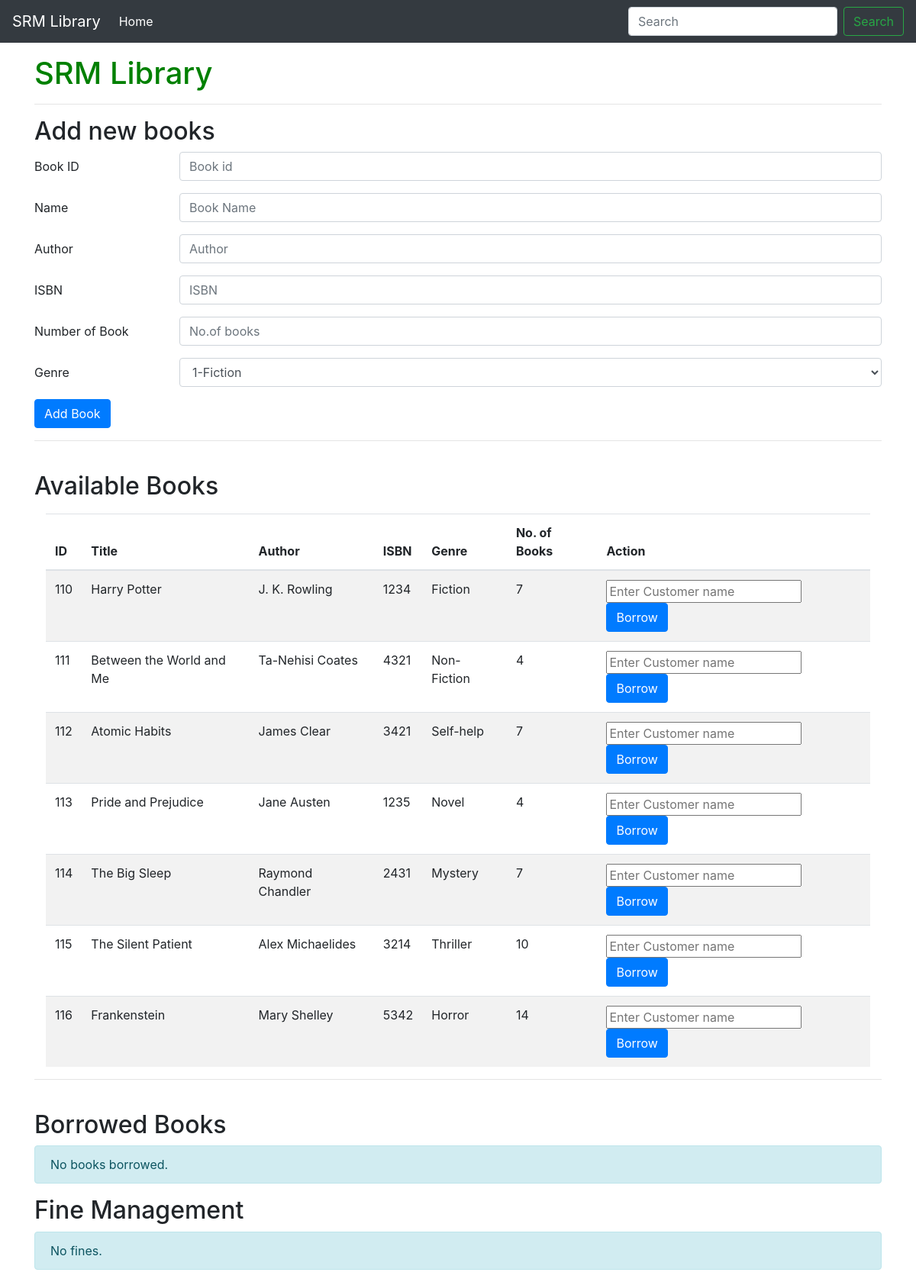
The app's page /script.php (signed in) with its own data.
### tables this page shows
CREATE TABLE `book` (
  `book_id` int(11) NOT NULL,
  `title` varchar(255) DEFAULT NULL,
  `author` varchar(255) DEFAULT NULL,
  `isbn` varchar(255) DEFAULT NULL,
  `genre_id` int(11) DEFAULT NULL,
  `No. of Books` int(11) NOT NULL
);

CREATE TABLE `genre` (
  `genre_id` int(11) NOT NULL,
  `genre_name` varchar(255) DEFAULT NULL
);

### script.php (the view, shortened to what this page needs)
<?php
if (isset($_SESSION['name'])) {
?><!DOCTYPE html>
<html lang="en">
<head>
    <link rel="stylesheet" href="https://stackpath.bootstrapcdn.com/bootstrap/4.3.1/css/bootstrap.min.css"
>
</head>
<body>
    <nav class="navbar navbar-expand-lg navbar-dark bg-dark">
        <a class="navbar-brand" href="#">SRM Library</a>
        <div class="collapse navbar-collapse" id="navbarSupportedContent">
            <ul class="navbar-nav mr-auto">
                <li class="nav-item active">
                    <a class="nav-link" href="#">Home <span class="sr-only">(current)</span></a>
                </li>
            </ul>
            <form class="form-inline my-2 my-lg-0" action="<?php echo htmlspecialchars($_SERVER["PHP_SELF"]); ?>" method="post">
                <input class="form-control mr-sm-2" id="searchTxt" type="search" placeholder="Search" name="search"
                    aria-label="Search">
                <button class="btn btn-outline-success my-2 my-sm-0" type="submit" value="search">Search</button>
            </form>
        </div>
    </nav>
    <div class="container my-3">
        <h1 style="color: green;">SRM Library</h1>
        <hr>
        <h2>Add new books</h2>
        <form id="libraryForm" action="<?php echo htmlspecialchars($_SERVER["PHP_SELF"]); ?>" method="post">
            <div class="form-group row">
                <label for="bookId" class="col-sm-2 col-form-label">Book ID</label>
                <div class="col-sm-10">
                    <input type="text" class="form-control" id="bookId" name="book_id" placeholder="Book id">
                </div>
            </div>
            <div class="form-group row">
                <label for="bookName" class="col-sm-2 col-form-label">Name</label>
                <div class="col-sm-10">
                    <input type="text" class="form-control" id="bookName" name="title" placeholder="Book Name">
                </div>
            </div>
            <div class="form-group row">
                <label for="author" class="col-sm-2 col-form-label">Author</label>
                <div class="col-sm-10">
                    <input type="text" class="form-control" id="author" name="author" placeholder="Author">
                </div>
            </div>
            <div class="form-group row">
                <label for="isbn" class="col-sm-2 col-form-label">ISBN</label>
                <div class="col-sm-10">
                    <input type="text" class="form-control" id="isbn" name="isbn" placeholder="ISBN">
                </div>
            </div>
            <div class="form-group row">
                <label for="isbn" class="col-sm-2 col-form-label">Number of Book</label>
                <div class="col-sm-10">
                    <input type="text" class="form-control" id="number" name="number" placeholder="No.of books">
                </div>
            </div>
            <div class="form-group row">
                <label for="genreId" class="col-sm-2 col-form-label">Genre</label>
                <div class="col-sm-10">
                    <select class="form-control" id="genreId" name="genre_id">
                        <option value="1">1-Fiction</option>
                    </select>
                </div>
            </div>
            <div class="form-group row">
                <div class="col-sm-10">
                    <button type="submit" id="submitBtn" class="btn btn-primary" name="submit">Add Book</button>
                </div>
            </div>
            <hr>
            <br>
        </form>
        <?php
        $employee = $_SESSION['name'];
        $servername = "localhost";
        $username = "root";
        $password = "";
        $database = "library";
        $conn = new mysqli($servername, $username, $password, $database);
        $sql = "SELECT b.*, g.genre_name
        FROM book AS b
        JOIN genre AS g ON b.genre_id = g.genre_id";
        $result = $conn->query($sql);
        echo "<h2>Available Books</h2>";
        if ($result->num_rows > 0) {
            echo "<div class='container mt-3'>";
            echo "<table class='table table-striped'>";
            echo "<thead>";
            echo "<tr>";
            echo "<th scope='col'>ID</th>";
            echo "<th scope='col'>Title</th>";
            echo "<th scope='col'>Author</th>";
            echo "<th scope='col'>ISBN</th>";
            echo "<th scope='col'>Genre</th>";
            echo "<th scope='col'>No. of Books</th>";
            echo "<th scope='col'>Action</th>";
            echo "</tr>";
            echo "</thead>";
            echo "<tbody>";
            while($row = $result->fetch_assoc()) {
                if($row["No. of Books"]>0){
                    echo "<tr>";
                    echo "<td>" . $row["book_id"] . "</td>";
                    echo "<td>" . $row["title"] . "</td>";
                    echo "<td>" . $row["author"] . "</td>";
                    echo "<td>" . $row["isbn"] . "</td>";
                    echo "<td>" . $row["genre_name"] . "</td>";
                    echo "<td>" . $row["No. of Books"] . "</td>";
                    echo "<td>
                    <form action='borrow.php' method='post'>
                        <input type='hidden' name='bookName' value='" . $row["title"] . "'>
                        <input type='hidden' name='author' value='" . $row["author"] . "'>
                        <input type='hidden' name='genreId' value='" . $row["genre_id"] . "'>
                        <input type='hidden' name='number' value='" . $row["No. of Books"] . "'>
                        <input type='hidden' name='returnDate' value='" . date('Y-m-d', strtotime('+7 day')) . "'>
                        <input type='hidden' name='employee' value='" . $employee . "'>
                        <input name='customer' placeholder='Enter Customer name' required>
                        <input type='submit' class='btn btn-primary' value='Borrow'>
                    </form>
                    </td>
                    </tr>";
                }
            }
            echo "</tbody>";
            echo "</table>";
            echo "</div>";
            echo "<hr>";
            echo "<br>";
        } else {
            echo "<div class='alert alert-info' role='alert'>No books available now.</div>";
        }
        $sql = "SELECT b.*, g.genre_name
        FROM borrow AS b
        JOIN genre AS g ON b.genre_id = g.genre_id";
        $result = $conn->query($sql);
        echo "<h2>Borrowed Books</h2>";
        if ($result->num_rows > 0) {
            echo "<div class='container mt-3'>";
            echo "<table class='table table-striped'>";
            echo "<thead>";
            echo "<tr>";
            echo "<th scope='col'>Name</th>";
            echo "<th scope='col'>Author</th>";
            echo "<th scope='col'>Genre</th>";
            echo "<th scope='col'>Borrowed By</th>";
            echo "<th scope='col'>Return Date</th>";
            echo "<th scope='col'>Action</th>";
            echo "</tr>";
            echo "</thead>";
            echo "<tbody>";
            while($row = $result->fetch_assoc()) {
                echo "<tr>
                <td>" . $row["title"] . "</td>
                <td>" . $row["author"] . "</td>
                <td>" . $row["genre_name"] . "</td>
                <td>" . $row["customer"] . "</td>
                <td>" . $row["returnDate"] . "</td>
                <td>
                <form action='return.php' method='post'>
                <input type='hidden' name='bookName' value='" . $row["title"] . "'>
                <input type='hidden' name='customer' value='" . $row["customer"] . "'>
                <input type='submit' class='btn btn-primary' value='Return'>
                </form>
                </td>
                </tr>";
            }
            echo "</tbody>";
            echo "</table>";
            echo "</div>";
            echo "<hr>";
            echo "<br>";
        } else {
            echo "<div class='alert alert-info' role='alert'>No books borrowed.</div>";
        }
        $sql = "SELECT * FROM borrow";
        $result = $conn->query($sql);
        echo "<h2>Fine Management</h2>";
        if ($result->num_rows > 0) {
            echo "<div class='container mt-3'>";
            echo "<table class='table table-striped'>";
            echo "<thead>";
            echo "<tr>";
            echo "<th scope='col'>Book name</th>";
            echo "<th scope='col'>Borrowed By</th>";
            echo "<th scope='col'>Fine</th>";
            echo "</tr>";
            echo "</thead>";
            echo "<tbody>";
            while($row = $result->fetch_assoc()) {
                echo "<tr>";
                echo "<td>" . $row["title"] . "</td>";
                echo "<td>" . $row["customer"] . "</td>";
                $returnDate = new DateTime($row["returnDate"]);
                $currentDate = new DateTime();
                if($currentDate > $returnDate) {
                    $difference = $currentDate->diff($returnDate)->days;
                    $fine = $difference * 10;
                } else {
                    $fine = 0;
                }
                echo "<td>" . $fine . "</td>";
                echo "</tr>";
            }
            echo "</tbody>";
            echo "</table>";
            echo "</div>";
            echo "<br/>";
        } else {
            echo "<div class='alert alert-info' role='alert'>No fines.</div>";
        }
        ?>
    </div>
</body>
</html>
<?php
} else {
  header("Location: index.php");
  exit();
}
?>

### records on screen
book: book_id "110", title "Harry Potter", author "J. K. Rowling", isbn "1234", genre.genre_name "Fiction", value "7"
book: book_id "111", title "Between the World and Me", author "Ta-Nehisi Coates", isbn "4321", genre.genre_name "Non-Fiction", value "4"
book: book_id "112", title "Atomic Habits", author "James Clear", isbn "3421", genre.genre_name "Self-help", value "7"
book: book_id "113", title "Pride and Prejudice", author "Jane Austen", isbn "1235", genre.genre_name "Novel", value "4"
book: book_id "114", title "The Big Sleep", author "Raymond Chandler", isbn "2431", genre.genre_name "Mystery", value "7"
book: book_id "115", title "The Silent Patient", author "Alex Michaelides", isbn "3214", genre.genre_name "Thriller", value "10"
book: book_id "116", title "Frankenstein", author "Mary Shelley", isbn "5342", genre.genre_name "Horror", value "14"
